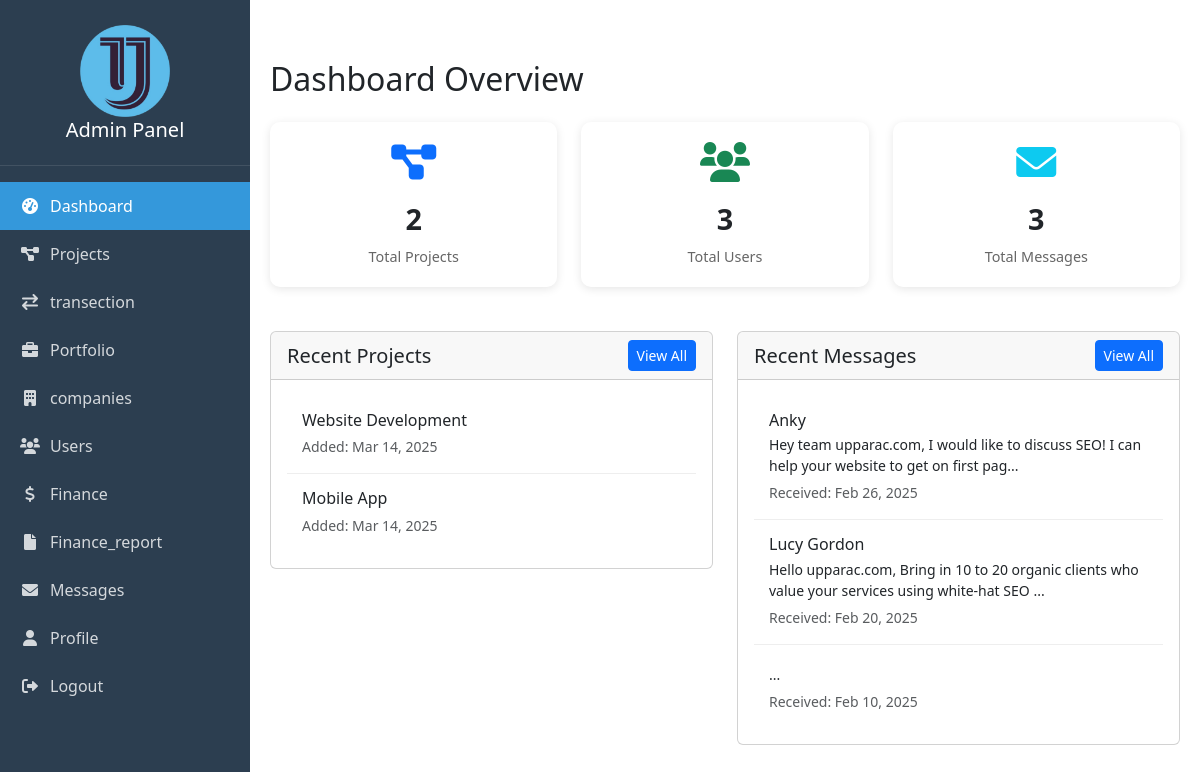
/admin/dashboard.php, run on an earlier commit of the app's database.
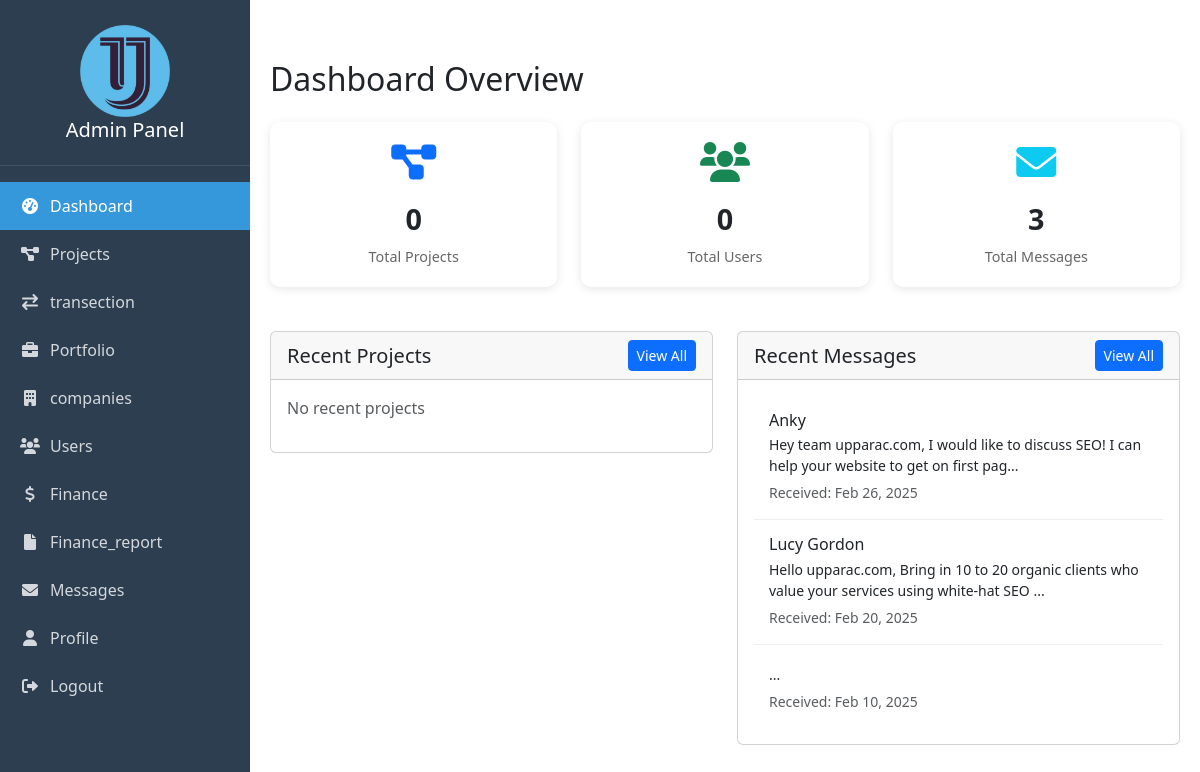
And on a later commit of the database.
### tables this page shows
CREATE TABLE `projects` (
  `project_id` int(11) NOT NULL,
  `name` varchar(255) NOT NULL,
  `description` text DEFAULT NULL,
  `start_date` date DEFAULT NULL,
  `end_date` date DEFAULT NULL,
  `created_at` timestamp NOT NULL DEFAULT current_timestamp(),
  `status` enum('pending','in_progress','completed') NOT NULL DEFAULT 'pending'
);

CREATE TABLE `contacts` (
  `id` int(11) NOT NULL,
  `name` varchar(255) NOT NULL,
  `email` varchar(255) NOT NULL,
  `subject` text NOT NULL,
  `is_read` tinyint(1) DEFAULT 0,
  `created_at` timestamp NOT NULL DEFAULT current_timestamp(),
  `message` text DEFAULT NULL
);

### admin/dashboard.php (the view, shortened to what this page needs)
<?php
require_once 'config/db.php';
$sql_projects = "SELECT COUNT(*) as total FROM projects";
$result_projects = $conn->query($sql_projects);
$total_projects = $result_projects->fetch_assoc()['total'];
$sql_users = "SELECT COUNT(*) as total FROM users";
$result_users = $conn->query($sql_users);
$total_users = $result_users->fetch_assoc()['total'];
$sql_messages = "SELECT COUNT(*) as total FROM contacts";
$result_messages = $conn->query($sql_messages);
$total_messages = $result_messages->fetch_assoc()['total'];
$sql_recent = "SELECT * FROM projects ORDER BY created_at DESC LIMIT 5";
$result_recent = $conn->query($sql_recent);
$sql_recent_messages = "SELECT * FROM contacts ORDER BY created_at DESC LIMIT 5";
$result_recent_messages = $conn->query($sql_recent_messages);
?>
<!DOCTYPE html>
<html lang="en">
<head>
    <link href="https://cdn.jsdelivr.net/npm/bootstrap@5.3.0/dist/css/bootstrap.min.css" rel="stylesheet">
    <link href="https://cdn.jsdelivr.net/npm/boxicons@2.0.7/css/boxicons.min.css" rel="stylesheet">
    <link rel="stylesheet" href="https://cdnjs.cloudflare.com/ajax/libs/font-awesome/6.0.0/css/all.min.css">
</head>
<body>
    <?php include 'navbar.php'; ?>
    <div class="main-content">
        <h2 class="mb-4">Dashboard Overview</h2>
        <div class="row" >
            <div class="col-md-4" data-aos="fade-up" data-aos-delay="100">
                <div class="stat-card text-center">
                    <i class="fas fa-project-diagram stat-icon text-primary"></i>
                    <div class="stat-number"><?php echo $total_projects; ?></div>
                    <div class="stat-label">Total Projects</div>
                </div>
            </div>
            <div class="col-md-4"  data-aos="fade-up" data-aos-delay="200">
                <div class="stat-card text-center">
                    <i class="fas fa-users stat-icon text-success"></i>
                    <div class="stat-number"><?php echo $total_users; ?></div>
                    <div class="stat-label">Total Users</div>
                </div>
            </div>
            <div class="col-md-4"  data-aos="fade-up" data-aos-delay="300">
                <div class="stat-card text-center">
                    <i class="fas fa-envelope stat-icon text-info"></i>
                    <div class="stat-number"><?php echo $total_messages; ?></div>
                    <div class="stat-label">Total Messages</div>
                </div>
            </div>
        </div>
        <div class="row mt-4">
            <div class="col-md-6"  data-aos="fade-right" data-aos-delay="100">
                <div class="card">
                    <div class="card-header d-flex justify-content-between align-items-center">
                        <h5 class="mb-0">Recent Projects</h5>
                        <a href="projects.php" class="btn btn-sm btn-primary">View All</a>
                    </div>
                    <div class="card-body">
                        <?php if ($result_recent->num_rows > 0): ?>
                            <?php while($project = $result_recent->fetch_assoc()): ?>
                                <div class="recent-item">
                                    <h6 class="mb-1"><?php echo htmlspecialchars($project['name']); ?></h6>
                                    <small class="text-muted">Added: <?php echo date('M d, Y', strtotime($project['created_at'])); ?></small>
                                </div>
                            <?php endwhile; ?>
                        <?php else: ?>
                            <p class="text-muted">No recent projects</p>
                        <?php endif; ?>
                    </div>
                </div>
            </div>
            <div class="col-md-6"  data-aos="fade-left" data-aos-delay="100">
                <div class="card">
                    <div class="card-header d-flex justify-content-between align-items-center">
                        <h5 class="mb-0">Recent Messages</h5>
                        <a href="view_contacts.php" class="btn btn-sm btn-primary">View All</a>
                    </div>
                    <div class="card-body">
                        <?php if ($result_recent_messages->num_rows > 0): ?>
                            <?php while($message = $result_recent_messages->fetch_assoc()): ?>
                                <div class="recent-item">
                                    <h6 class="mb-1"><?php echo htmlspecialchars($message['name']); ?></h6>
                                    <p class="mb-1 small"><?php echo substr(htmlspecialchars($message['message']), 0, 100) . '...'; ?></p>
                                    <small class="text-muted">Received: <?php echo date('M d, Y', strtotime($message['created_at'])); ?></small>
                                </div>
                            <?php endwhile; ?>
                        <?php else: ?>
                            <p class="text-muted">No recent messages</p>
                        <?php endif; ?>
                    </div>
                </div>
            </div>
        </div>
    </div>
</body>
</html>

What changed in the data, as far as the page shows it:
removed projects: name "Website Development", created_at "Mar 14, 2025"
removed projects: name "Mobile App", created_at "Mar 14, 2025"
Also different on the page:
$total_projects: "2" → "0"
$total_users: "3" → "0"
text now shown: "No recent projects"
